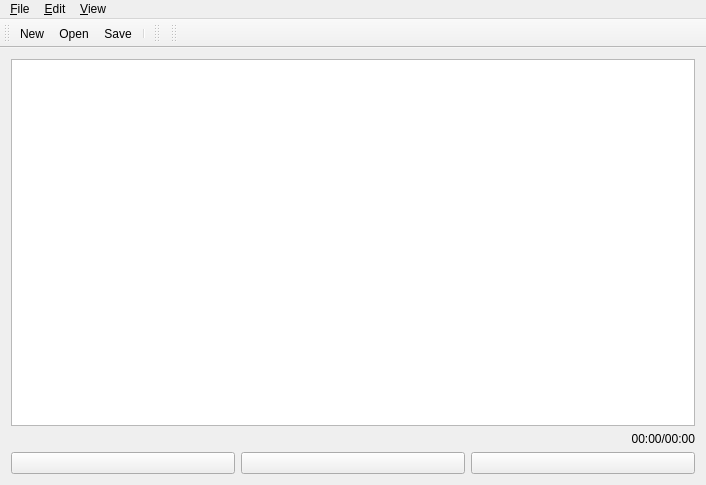
<?xml version="1.0" encoding="UTF-8"?>
<ui version="4.0">
 <class>MainWindow</class>
 <widget class="QMainWindow" name="MainWindow">
  <property name="geometry">
   <rect>
    <x>0</x>
    <y>0</y>
    <width>706</width>
    <height>485</height>
   </rect>
  </property>
  <property name="windowTitle">
   <string>untitled.meg</string>
  </property>
  <widget class="QWidget" name="centralWidget">
   <layout class="QGridLayout" name="gridLayout">
    <item row="1" column="0" colspan="2">
     <layout class="QHBoxLayout" name="horizontalLayout_2">
      <item>
       <widget class="TextEdit" name="textEdit"/>
      </item>
     </layout>
    </item>
    <item row="2" column="0" colspan="2">
     <widget class="QLabel" name="timeLbl">
      <property name="sizePolicy">
       <sizepolicy hsizetype="Preferred" vsizetype="Fixed">
        <horstretch>0</horstretch>
        <verstretch>0</verstretch>
       </sizepolicy>
      </property>
      <property name="layoutDirection">
       <enum>Qt::LeftToRight</enum>
      </property>
      <property name="text">
       <string>00:00/00:00</string>
      </property>
      <property name="alignment">
       <set>Qt::AlignRight|Qt::AlignTrailing|Qt::AlignVCenter</set>
      </property>
     </widget>
    </item>
    <item row="3" column="0" colspan="2">
     <layout class="QHBoxLayout" name="horizontalLayout">
      <item>
       <widget class="QPushButton" name="startButton">
        <property name="enabled">
         <bool>true</bool>
        </property>
        <property name="toolTip">
         <string>Play</string>
        </property>
        <property name="text">
         <string/>
        </property>
        <property name="icon">
         <iconset theme="media-playback-start">
          <normaloff/>
         </iconset>
        </property>
        <property name="shortcut">
         <string>Space</string>
        </property>
        <property name="checkable">
         <bool>false</bool>
        </property>
        <property name="checked">
         <bool>false</bool>
        </property>
       </widget>
      </item>
      <item>
       <widget class="QPushButton" name="stopButton">
        <property name="enabled">
         <bool>true</bool>
        </property>
        <property name="toolTip">
         <string>Stop</string>
        </property>
        <property name="text">
         <string/>
        </property>
        <property name="icon">
         <iconset theme="media-playback-stop">
          <normaloff/>
         </iconset>
        </property>
        <property name="shortcut">
         <string>Space</string>
        </property>
       </widget>
      </item>
      <item>
       <widget class="QPushButton" name="recButton">
        <property name="enabled">
         <bool>true</bool>
        </property>
        <property name="toolTip">
         <string>Record</string>
        </property>
        <property name="text">
         <string/>
        </property>
        <property name="icon">
         <iconset theme="media-record">
          <normaloff/>
         </iconset>
        </property>
        <property name="checkable">
         <bool>true</bool>
        </property>
       </widget>
      </item>
     </layout>
    </item>
   </layout>
  </widget>
  <widget class="QMenuBar" name="menuBar">
   <property name="geometry">
    <rect>
     <x>0</x>
     <y>0</y>
     <width>706</width>
     <height>27</height>
    </rect>
   </property>
   <widget class="QMenu" name="menu_File">
    <property name="title">
     <string>&amp;File</string>
    </property>
    <addaction name="actionNew"/>
    <addaction name="actionOpen"/>
    <addaction name="separator"/>
    <addaction name="actionSave"/>
    <addaction name="actionSaveAs"/>
    <addaction name="separator"/>
    <addaction name="actionExit"/>
   </widget>
   <widget class="QMenu" name="menu_View">
    <property name="title">
     <string>&amp;View</string>
    </property>
    <addaction name="viewVideoDialogAction"/>
    <addaction name="viewMotionDetectorAction"/>
   </widget>
   <widget class="QMenu" name="menu_Edit">
    <property name="title">
     <string>&amp;Edit</string>
    </property>
    <addaction name="actionUndo"/>
    <addaction name="actionRedo"/>
    <addaction name="separator"/>
    <addaction name="actionCut"/>
    <addaction name="actionCopy"/>
    <addaction name="actionPaste"/>
    <addaction name="separator"/>
    <addaction name="actionKeepLog"/>
    <addaction name="separator"/>
    <addaction name="separator"/>
    <addaction name="actionSerialPort"/>
    <addaction name="actionParallelPort"/>
    <addaction name="separator"/>
    <addaction name="actionUpdateBackground"/>
   </widget>
   <addaction name="menu_File"/>
   <addaction name="menu_Edit"/>
   <addaction name="menu_View"/>
  </widget>
  <widget class="QToolBar" name="toolBar">
   <property name="windowTitle">
    <string>toolBar</string>
   </property>
   <attribute name="toolBarArea">
    <enum>TopToolBarArea</enum>
   </attribute>
   <attribute name="toolBarBreak">
    <bool>false</bool>
   </attribute>
   <addaction name="actionNew"/>
   <addaction name="actionOpen"/>
   <addaction name="actionSave"/>
   <addaction name="separator"/>
  </widget>
  <widget class="QToolBar" name="toolBar2">
   <property name="windowTitle">
    <string>toolBar_2</string>
   </property>
   <attribute name="toolBarArea">
    <enum>TopToolBarArea</enum>
   </attribute>
   <attribute name="toolBarBreak">
    <bool>false</bool>
   </attribute>
  </widget>
  <widget class="QToolBar" name="toolBar_2">
   <property name="windowTitle">
    <string>toolBar_2</string>
   </property>
   <attribute name="toolBarArea">
    <enum>TopToolBarArea</enum>
   </attribute>
   <attribute name="toolBarBreak">
    <bool>false</bool>
   </attribute>
  </widget>
  <action name="actionOpen">
   <property name="icon">
    <iconset theme="document-open">
     <normaloff/>
    </iconset>
   </property>
   <property name="text">
    <string>&amp;Open </string>
   </property>
   <property name="shortcut">
    <string>Ctrl+O</string>
   </property>
  </action>
  <action name="actionSave">
   <property name="enabled">
    <bool>true</bool>
   </property>
   <property name="icon">
    <iconset theme="document-save">
     <normaloff/>
    </iconset>
   </property>
   <property name="text">
    <string>&amp;Save</string>
   </property>
   <property name="shortcut">
    <string>Ctrl+S</string>
   </property>
  </action>
  <action name="viewVideoDialogAction">
   <property name="checkable">
    <bool>true</bool>
   </property>
   <property name="checked">
    <bool>true</bool>
   </property>
   <property name="text">
    <string>&amp;Video dialog</string>
   </property>
  </action>
  <action name="actionNew">
   <property name="icon">
    <iconset theme="document-new">
     <normaloff/>
    </iconset>
   </property>
   <property name="text">
    <string>&amp;New</string>
   </property>
   <property name="shortcut">
    <string>Ctrl+N</string>
   </property>
  </action>
  <action name="actionSaveAs">
   <property name="text">
    <string>Save &amp;As</string>
   </property>
  </action>
  <action name="actionNewEvent">
   <property name="icon">
    <iconset theme="insert-object">
     <normaloff/>
    </iconset>
   </property>
   <property name="text">
    <string>newEvent</string>
   </property>
  </action>
  <action name="actionAddFlipEvent">
   <property name="text">
    <string>Add &amp;Flip Event</string>
   </property>
   <property name="toolTip">
    <string>Add Flip Event</string>
   </property>
  </action>
  <action name="actionAddFadeInEvent">
   <property name="text">
    <string>Add Fade &amp;In Event</string>
   </property>
  </action>
  <action name="actionAddFadeOutEvent">
   <property name="text">
    <string>Add Fade &amp;Out Event</string>
   </property>
  </action>
  <action name="actionAddImageObject">
   <property name="text">
    <string>Add Image Object</string>
   </property>
  </action>
  <action name="actionAddImageEvent">
   <property name="text">
    <string>Add Image Event</string>
   </property>
  </action>
  <action name="actionAddTextEvent">
   <property name="text">
    <string>Add Text Event</string>
   </property>
  </action>
  <action name="actionUndo">
   <property name="enabled">
    <bool>false</bool>
   </property>
   <property name="icon">
    <iconset theme="edit-undo">
     <normaloff/>
    </iconset>
   </property>
   <property name="text">
    <string>&amp;Undo</string>
   </property>
   <property name="shortcut">
    <string>Ctrl+Z</string>
   </property>
  </action>
  <action name="actionRedo">
   <property name="enabled">
    <bool>false</bool>
   </property>
   <property name="icon">
    <iconset theme="edit-redo">
     <normaloff/>
    </iconset>
   </property>
   <property name="text">
    <string>&amp;Redo</string>
   </property>
   <property name="shortcut">
    <string>Ctrl+Shift+Z</string>
   </property>
  </action>
  <action name="actionCut">
   <property name="enabled">
    <bool>false</bool>
   </property>
   <property name="icon">
    <iconset theme="edit-cut">
     <normaloff/>
    </iconset>
   </property>
   <property name="text">
    <string>Cut</string>
   </property>
   <property name="shortcut">
    <string>Ctrl+X</string>
   </property>
  </action>
  <action name="actionCopy">
   <property name="enabled">
    <bool>false</bool>
   </property>
   <property name="icon">
    <iconset theme="edit-copy">
     <normaloff/>
    </iconset>
   </property>
   <property name="text">
    <string>Copy</string>
   </property>
   <property name="shortcut">
    <string>Ctrl+C</string>
   </property>
  </action>
  <action name="actionPaste">
   <property name="enabled">
    <bool>true</bool>
   </property>
   <property name="icon">
    <iconset theme="edit-paste">
     <normaloff/>
    </iconset>
   </property>
   <property name="text">
    <string>Paste</string>
   </property>
   <property name="toolTip">
    <string>Paste</string>
   </property>
   <property name="shortcut">
    <string>Ctrl+V</string>
   </property>
  </action>
  <action name="actionAddRotateEvent">
   <property name="text">
    <string>Add &amp;Rotate Event</string>
   </property>
  </action>
  <action name="actionAddFreezeEvent">
   <property name="text">
    <string>Add Free&amp;ze Event</string>
   </property>
  </action>
  <action name="actionDeleteId">
   <property name="text">
    <string>Delete (&amp;id)</string>
   </property>
   <property name="toolTip">
    <string>Delete (id)</string>
   </property>
  </action>
  <action name="actionDeleteType">
   <property name="text">
    <string>Delete (&amp;type)</string>
   </property>
   <property name="toolTip">
    <string>Delete (type)</string>
   </property>
  </action>
  <action name="actionKeepLog">
   <property name="checkable">
    <bool>true</bool>
   </property>
   <property name="text">
    <string>Keep Log</string>
   </property>
  </action>
  <action name="actionExit">
   <property name="icon">
    <iconset theme="application-exit">
     <normaloff/>
    </iconset>
   </property>
   <property name="text">
    <string>E&amp;xit</string>
   </property>
  </action>
  <action name="actionSerialPort">
   <property name="checkable">
    <bool>true</bool>
   </property>
   <property name="text">
    <string>Use serial port</string>
   </property>
  </action>
  <action name="actionParallelPort">
   <property name="checkable">
    <bool>true</bool>
   </property>
   <property name="text">
    <string>Use parallel Port</string>
   </property>
  </action>
  <action name="actionUpdateBackground">
   <property name="text">
    <string>Update Background</string>
   </property>
  </action>
  <action name="actionAddZoomEvent">
   <property name="text">
    <string>Add Zoom Event</string>
   </property>
  </action>
  <action name="actionAddRecordEvent">
   <property name="text">
    <string>Add Record Event</string>
   </property>
  </action>
  <action name="actionAddPlaybackEvent">
   <property name="text">
    <string>add Playback Event</string>
   </property>
  </action>
  <action name="actionAddVideoObject">
   <property name="text">
    <string>Add Video Object</string>
   </property>
  </action>
  <action name="viewMotionDetectorAction">
   <property name="checkable">
    <bool>true</bool>
   </property>
   <property name="text">
    <string>Motion detector</string>
   </property>
  </action>
 </widget>
 <layoutdefault spacing="6" margin="11"/>
 <customwidgets>
  <customwidget>
   <class>TextEdit</class>
   <extends>QPlainTextEdit</extends>
   <header>textedit.h</header>
  </customwidget>
 </customwidgets>
 <resources/>
 <connections>
  <connection>
   <sender>actionSave</sender>
   <signal>triggered()</signal>
   <receiver>MainWindow</receiver>
   <slot>fileSave()</slot>
   <hints>
    <hint type="sourcelabel">
     <x>-1</x>
     <y>-1</y>
    </hint>
    <hint type="destinationlabel">
     <x>352</x>
     <y>243</y>
    </hint>
   </hints>
  </connection>
  <connection>
   <sender>actionOpen</sender>
   <signal>triggered()</signal>
   <receiver>MainWindow</receiver>
   <slot>fileOpen()</slot>
   <hints>
    <hint type="sourcelabel">
     <x>-1</x>
     <y>-1</y>
    </hint>
    <hint type="destinationlabel">
     <x>352</x>
     <y>243</y>
    </hint>
   </hints>
  </connection>
  <connection>
   <sender>actionSaveAs</sender>
   <signal>triggered()</signal>
   <receiver>MainWindow</receiver>
   <slot>fileSaveAs()</slot>
   <hints>
    <hint type="sourcelabel">
     <x>-1</x>
     <y>-1</y>
    </hint>
    <hint type="destinationlabel">
     <x>352</x>
     <y>243</y>
    </hint>
   </hints>
  </connection>
  <connection>
   <sender>stopButton</sender>
   <signal>clicked()</signal>
   <receiver>MainWindow</receiver>
   <slot>onStop()</slot>
   <hints>
    <hint type="sourcelabel">
     <x>352</x>
     <y>464</y>
    </hint>
    <hint type="destinationlabel">
     <x>352</x>
     <y>243</y>
    </hint>
   </hints>
  </connection>
  <connection>
   <sender>recButton</sender>
   <signal>clicked(bool)</signal>
   <receiver>MainWindow</receiver>
   <slot>onRec(bool)</slot>
   <hints>
    <hint type="sourcelabel">
     <x>584</x>
     <y>464</y>
    </hint>
    <hint type="destinationlabel">
     <x>352</x>
     <y>243</y>
    </hint>
   </hints>
  </connection>
  <connection>
   <sender>actionNew</sender>
   <signal>triggered()</signal>
   <receiver>MainWindow</receiver>
   <slot>fileNew()</slot>
   <hints>
    <hint type="sourcelabel">
     <x>-1</x>
     <y>-1</y>
    </hint>
    <hint type="destinationlabel">
     <x>352</x>
     <y>243</y>
    </hint>
   </hints>
  </connection>
  <connection>
   <sender>viewVideoDialogAction</sender>
   <signal>triggered(bool)</signal>
   <receiver>MainWindow</receiver>
   <slot>onViewVideoDialog(bool)</slot>
   <hints>
    <hint type="sourcelabel">
     <x>-1</x>
     <y>-1</y>
    </hint>
    <hint type="destinationlabel">
     <x>352</x>
     <y>243</y>
    </hint>
   </hints>
  </connection>
  <connection>
   <sender>actionAddFlipEvent</sender>
   <signal>triggered()</signal>
   <receiver>MainWindow</receiver>
   <slot>addFlipEvent()</slot>
   <hints>
    <hint type="sourcelabel">
     <x>-1</x>
     <y>-1</y>
    </hint>
    <hint type="destinationlabel">
     <x>352</x>
     <y>243</y>
    </hint>
   </hints>
  </connection>
  <connection>
   <sender>actionAddFadeInEvent</sender>
   <signal>triggered()</signal>
   <receiver>MainWindow</receiver>
   <slot>addFadeInEvent()</slot>
   <hints>
    <hint type="sourcelabel">
     <x>-1</x>
     <y>-1</y>
    </hint>
    <hint type="destinationlabel">
     <x>352</x>
     <y>243</y>
    </hint>
   </hints>
  </connection>
  <connection>
   <sender>actionAddFadeOutEvent</sender>
   <signal>triggered()</signal>
   <receiver>MainWindow</receiver>
   <slot>addFadeOutEvent()</slot>
   <hints>
    <hint type="sourcelabel">
     <x>-1</x>
     <y>-1</y>
    </hint>
    <hint type="destinationlabel">
     <x>352</x>
     <y>243</y>
    </hint>
   </hints>
  </connection>
  <connection>
   <sender>actionAddImageObject</sender>
   <signal>triggered()</signal>
   <receiver>MainWindow</receiver>
   <slot>addImageObject()</slot>
   <hints>
    <hint type="sourcelabel">
     <x>-1</x>
     <y>-1</y>
    </hint>
    <hint type="destinationlabel">
     <x>352</x>
     <y>243</y>
    </hint>
   </hints>
  </connection>
  <connection>
   <sender>actionAddImageEvent</sender>
   <signal>triggered()</signal>
   <receiver>MainWindow</receiver>
   <slot>addImageEvent()</slot>
   <hints>
    <hint type="sourcelabel">
     <x>-1</x>
     <y>-1</y>
    </hint>
    <hint type="destinationlabel">
     <x>352</x>
     <y>243</y>
    </hint>
   </hints>
  </connection>
  <connection>
   <sender>actionAddTextEvent</sender>
   <signal>triggered()</signal>
   <receiver>MainWindow</receiver>
   <slot>addTextEvent()</slot>
   <hints>
    <hint type="sourcelabel">
     <x>-1</x>
     <y>-1</y>
    </hint>
    <hint type="destinationlabel">
     <x>352</x>
     <y>243</y>
    </hint>
   </hints>
  </connection>
  <connection>
   <sender>startButton</sender>
   <signal>clicked()</signal>
   <receiver>MainWindow</receiver>
   <slot>onStart()</slot>
   <hints>
    <hint type="sourcelabel">
     <x>121</x>
     <y>464</y>
    </hint>
    <hint type="destinationlabel">
     <x>352</x>
     <y>243</y>
    </hint>
   </hints>
  </connection>
  <connection>
   <sender>textEdit</sender>
   <signal>undoAvailable(bool)</signal>
   <receiver>actionUndo</receiver>
   <slot>setEnabled(bool)</slot>
   <hints>
    <hint type="sourcelabel">
     <x>352</x>
     <y>246</y>
    </hint>
    <hint type="destinationlabel">
     <x>-1</x>
     <y>-1</y>
    </hint>
   </hints>
  </connection>
  <connection>
   <sender>textEdit</sender>
   <signal>redoAvailable(bool)</signal>
   <receiver>actionRedo</receiver>
   <slot>setEnabled(bool)</slot>
   <hints>
    <hint type="sourcelabel">
     <x>352</x>
     <y>246</y>
    </hint>
    <hint type="destinationlabel">
     <x>-1</x>
     <y>-1</y>
    </hint>
   </hints>
  </connection>
  <connection>
   <sender>actionUndo</sender>
   <signal>triggered()</signal>
   <receiver>textEdit</receiver>
   <slot>undo()</slot>
   <hints>
    <hint type="sourcelabel">
     <x>-1</x>
     <y>-1</y>
    </hint>
    <hint type="destinationlabel">
     <x>352</x>
     <y>246</y>
    </hint>
   </hints>
  </connection>
  <connection>
   <sender>actionRedo</sender>
   <signal>triggered()</signal>
   <receiver>textEdit</receiver>
   <slot>redo()</slot>
   <hints>
    <hint type="sourcelabel">
     <x>-1</x>
     <y>-1</y>
    </hint>
    <hint type="destinationlabel">
     <x>352</x>
     <y>246</y>
    </hint>
   </hints>
  </connection>
  <connection>
   <sender>textEdit</sender>
   <signal>modificationChanged(bool)</signal>
   <receiver>actionSave</receiver>
   <slot>setEnabled(bool)</slot>
   <hints>
    <hint type="sourcelabel">
     <x>352</x>
     <y>246</y>
    </hint>
    <hint type="destinationlabel">
     <x>-1</x>
     <y>-1</y>
    </hint>
   </hints>
  </connection>
  <connection>
   <sender>actionCopy</sender>
   <signal>triggered()</signal>
   <receiver>textEdit</receiver>
   <slot>copy()</slot>
   <hints>
    <hint type="sourcelabel">
     <x>-1</x>
     <y>-1</y>
    </hint>
    <hint type="destinationlabel">
     <x>352</x>
     <y>246</y>
    </hint>
   </hints>
  </connection>
  <connection>
   <sender>actionCut</sender>
   <signal>triggered()</signal>
   <receiver>textEdit</receiver>
   <slot>cut()</slot>
   <hints>
    <hint type="sourcelabel">
     <x>-1</x>
     <y>-1</y>
    </hint>
    <hint type="destinationlabel">
     <x>352</x>
     <y>246</y>
    </hint>
   </hints>
  </connection>
  <connection>
   <sender>actionPaste</sender>
   <signal>triggered()</signal>
   <receiver>textEdit</receiver>
   <slot>paste()</slot>
   <hints>
    <hint type="sourcelabel">
     <x>-1</x>
     <y>-1</y>
    </hint>
    <hint type="destinationlabel">
     <x>352</x>
     <y>246</y>
    </hint>
   </hints>
  </connection>
  <connection>
   <sender>textEdit</sender>
   <signal>copyAvailable(bool)</signal>
   <receiver>actionCopy</receiver>
   <slot>setEnabled(bool)</slot>
   <hints>
    <hint type="sourcelabel">
     <x>352</x>
     <y>246</y>
    </hint>
    <hint type="destinationlabel">
     <x>-1</x>
     <y>-1</y>
    </hint>
   </hints>
  </connection>
  <connection>
   <sender>textEdit</sender>
   <signal>copyAvailable(bool)</signal>
   <receiver>actionCut</receiver>
   <slot>setEnabled(bool)</slot>
   <hints>
    <hint type="sourcelabel">
     <x>352</x>
     <y>246</y>
    </hint>
    <hint type="destinationlabel">
     <x>-1</x>
     <y>-1</y>
    </hint>
   </hints>
  </connection>
  <connection>
   <sender>actionAddRotateEvent</sender>
   <signal>triggered()</signal>
   <receiver>MainWindow</receiver>
   <slot>addRotateEvent()</slot>
   <hints>
    <hint type="sourcelabel">
     <x>-1</x>
     <y>-1</y>
    </hint>
    <hint type="destinationlabel">
     <x>352</x>
     <y>243</y>
    </hint>
   </hints>
  </connection>
  <connection>
   <sender>actionAddFreezeEvent</sender>
   <signal>triggered()</signal>
   <receiver>MainWindow</receiver>
   <slot>addFreezeEvent()</slot>
   <hints>
    <hint type="sourcelabel">
     <x>-1</x>
     <y>-1</y>
    </hint>
    <hint type="destinationlabel">
     <x>352</x>
     <y>243</y>
    </hint>
   </hints>
  </connection>
  <connection>
   <sender>actionDeleteId</sender>
   <signal>triggered()</signal>
   <receiver>MainWindow</receiver>
   <slot>addDeleteId()</slot>
   <hints>
    <hint type="sourcelabel">
     <x>-1</x>
     <y>-1</y>
    </hint>
    <hint type="destinationlabel">
     <x>352</x>
     <y>243</y>
    </hint>
   </hints>
  </connection>
  <connection>
   <sender>actionKeepLog</sender>
   <signal>triggered(bool)</signal>
   <receiver>MainWindow</receiver>
   <slot>onKeepLog(bool)</slot>
   <hints>
    <hint type="sourcelabel">
     <x>-1</x>
     <y>-1</y>
    </hint>
    <hint type="destinationlabel">
     <x>352</x>
     <y>243</y>
    </hint>
   </hints>
  </connection>
  <connection>
   <sender>actionDeleteType</sender>
   <signal>triggered()</signal>
   <receiver>MainWindow</receiver>
   <slot>addDeleteType()</slot>
   <hints>
    <hint type="sourcelabel">
     <x>-1</x>
     <y>-1</y>
    </hint>
    <hint type="destinationlabel">
     <x>352</x>
     <y>243</y>
    </hint>
   </hints>
  </connection>
  <connection>
   <sender>actionSerialPort</sender>
   <signal>triggered(bool)</signal>
   <receiver>MainWindow</receiver>
   <slot>onSerialPort(bool)</slot>
   <hints>
    <hint type="sourcelabel">
     <x>-1</x>
     <y>-1</y>
    </hint>
    <hint type="destinationlabel">
     <x>352</x>
     <y>243</y>
    </hint>
   </hints>
  </connection>
  <connection>
   <sender>actionUpdateBackground</sender>
   <signal>triggered()</signal>
   <receiver>MainWindow</receiver>
   <slot>onUpdateBackground()</slot>
   <hints>
    <hint type="sourcelabel">
     <x>-1</x>
     <y>-1</y>
    </hint>
    <hint type="destinationlabel">
     <x>352</x>
     <y>243</y>
    </hint>
   </hints>
  </connection>
  <connection>
   <sender>actionParallelPort</sender>
   <signal>triggered(bool)</signal>
   <receiver>MainWindow</receiver>
   <slot>onParallelPort(bool)</slot>
   <hints>
    <hint type="sourcelabel">
     <x>-1</x>
     <y>-1</y>
    </hint>
    <hint type="destinationlabel">
     <x>352</x>
     <y>243</y>
    </hint>
   </hints>
  </connection>
  <connection>
   <sender>actionAddZoomEvent</sender>
   <signal>triggered()</signal>
   <receiver>MainWindow</receiver>
   <slot>addZoomEvent()</slot>
   <hints>
    <hint type="sourcelabel">
     <x>-1</x>
     <y>-1</y>
    </hint>
    <hint type="destinationlabel">
     <x>352</x>
     <y>242</y>
    </hint>
   </hints>
  </connection>
  <connection>
   <sender>actionAddRecordEvent</sender>
   <signal>triggered()</signal>
   <receiver>MainWindow</receiver>
   <slot>addRecordEvent()</slot>
   <hints>
    <hint type="sourcelabel">
     <x>-1</x>
     <y>-1</y>
    </hint>
    <hint type="destinationlabel">
     <x>352</x>
     <y>242</y>
    </hint>
   </hints>
  </connection>
  <connection>
   <sender>actionAddPlaybackEvent</sender>
   <signal>triggered()</signal>
   <receiver>MainWindow</receiver>
   <slot>addPlaybackEvent()</slot>
   <hints>
    <hint type="sourcelabel">
     <x>-1</x>
     <y>-1</y>
    </hint>
    <hint type="destinationlabel">
     <x>352</x>
     <y>242</y>
    </hint>
   </hints>
  </connection>
  <connection>
   <sender>actionAddVideoObject</sender>
   <signal>triggered()</signal>
   <receiver>MainWindow</receiver>
   <slot>addVideoObject()</slot>
   <hints>
    <hint type="sourcelabel">
     <x>-1</x>
     <y>-1</y>
    </hint>
    <hint type="destinationlabel">
     <x>352</x>
     <y>242</y>
    </hint>
   </hints>
  </connection>
  <connection>
   <sender>viewMotionDetectorAction</sender>
   <signal>triggered(bool)</signal>
   <receiver>MainWindow</receiver>
   <slot>onViewMotionDetector(bool)</slot>
   <hints>
    <hint type="sourcelabel">
     <x>-1</x>
     <y>-1</y>
    </hint>
    <hint type="destinationlabel">
     <x>352</x>
     <y>242</y>
    </hint>
   </hints>
  </connection>
 </connections>
 <slots>
  <slot>fileSave()</slot>
  <slot>fileOpen()</slot>
  <slot>fileSaveAs()</slot>
  <slot>onStart()</slot>
  <slot>onStop()</slot>
  <slot>onRec(bool)</slot>
  <slot>fileNew()</slot>
  <slot>onViewVideoDialog(bool)</slot>
  <slot>addFadeInEvent()</slot>
  <slot>addFadeOutEvent()</slot>
  <slot>addFlipEvent()</slot>
  <slot>addImageObject()</slot>
  <slot>addImageEvent()</slot>
  <slot>addTextEvent()</slot>
  <slot>addRotateEvent()</slot>
  <slot>addFreezeEvent()</slot>
  <slot>onKeepLog(bool)</slot>
  <slot>onUpdateBackground()</slot>
  <slot>onParallelPort(bool)</slot>
  <slot>onSerialPort(bool)</slot>
  <slot>addZoomEvent()</slot>
  <slot>addRecordEvent()</slot>
  <slot>addPlaybackEvent()</slot>
  <slot>addVideoObject()</slot>
  <slot>addDeleteId()</slot>
  <slot>addDeleteType()</slot>
  <slot>onViewMotionDetector(bool)</slot>
 </slots>
</ui>
